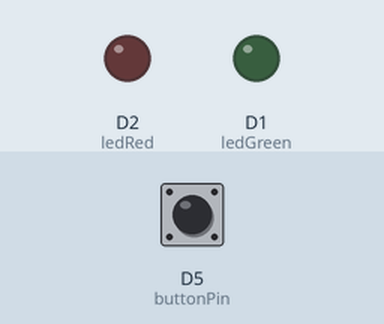
This sketch was run on a simulated ESP8266 (NodeMCU). Parts: output pins drawn as LEDs (lit = HIGH). Inputs (shaded band) come from the test bench; at power-on: D5 (buttonPin) LOW. WiFi joins after 1.5 s; servers stay silent unless stated; random numbers use the default seed unless the sketch sets one; what the sketch prints to the serial monitor is not drawn.

Above: at 0.1 s.
At 2.7 s:
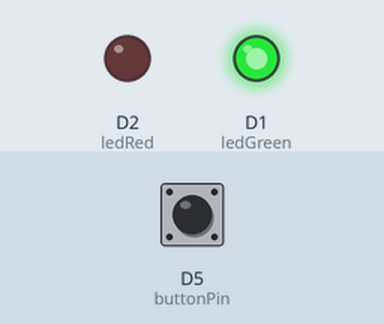
2.8 s: D5 (buttonPin) pulled HIGH for 0.15 s
At 3.8 s:
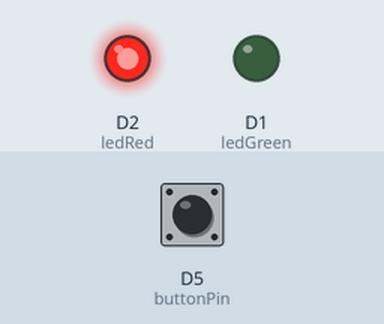
Timing chart, 0 to 21.5 s (numbered marks = the images above; inputs shaded):
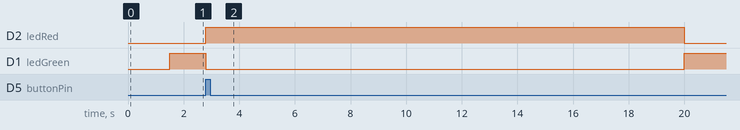

Measured:
- after the input at 2.8 s, D2 (ledRed): LOW → HIGH at once, → LOW 17.2 s later; D1 (ledGreen): HIGH → LOW at once, → HIGH 17.2 s later

The sketch:

OtherClients_Station.ino
```cpp
#include <ESP8266WiFi.h>
char ssid[] = "Dreki";
char pass[] = "VetrarDreki";
const int buttonPin = D5;
const int ledRed = D2;
const int ledGreen = D1;

int buttonState = 0;

IPAddress server(192, 168, 20, 229);
WiFiClient client;


void setup() {
  pinMode(buttonPin, INPUT);
  pinMode(ledGreen, OUTPUT);
  pinMode(ledRed, OUTPUT);
  //digitalWrite(LED_BUILTIN, HIGH);
  Serial.begin(115200);
  Serial.println();
  WiFi.begin(ssid, pass);
  Serial.print("Connecting");
  while (WiFi.status() != WL_CONNECTED)
  {
    delay(500);
    Serial.print(".");
  }
  Serial.println();
  Serial.print("Connected, IP address: ");
  Serial.println(WiFi.localIP());
  digitalWrite(ledGreen, HIGH);
  digitalWrite(ledRed, LOW);
}

void loop() {
  //old code for testing sending a message to server and basics of the station code
  buttonState = digitalRead(buttonPin);
  if (buttonState == HIGH){
    digitalWrite(ledGreen, LOW);
    digitalWrite(ledRed, HIGH);
    client.connect(server, 80);
    int rand = random(10, 31);
    client.print("2");
    rand = rand * 1000;
    delay(rand);
  }
  else{
    digitalWrite(ledRed, LOW);
    digitalWrite(ledGreen, HIGH);
  }

  // section for new code:
  // if statements for determining if bodyguard, king, or assassin triggered the card reader
  // if bodyguard, mimic the code from above
  // if assassin, same code except...
  // int rant = 30;
  // skip client print
  // if king, completely ignore the reading and do nothing
  // the old else statement should work as intended for this iteration
}
```
